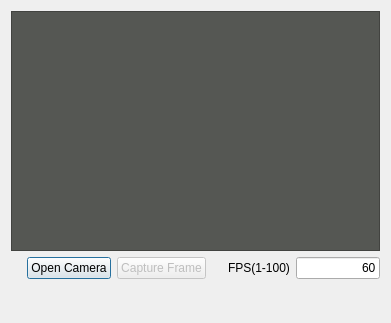
<?xml version="1.0" encoding="UTF-8"?>
<ui version="4.0">
 <class>CamDlg</class>
 <widget class="QDialog" name="CamDlg">
  <property name="geometry">
   <rect>
    <x>0</x>
    <y>0</y>
    <width>391</width>
    <height>323</height>
   </rect>
  </property>
  <property name="windowTitle">
   <string>TinyCam</string>
  </property>
  <layout class="QVBoxLayout" name="verticalLayout">
   <item>
    <widget class="QFrame" name="frame">
     <property name="minimumSize">
      <size>
       <width>320</width>
       <height>240</height>
      </size>
     </property>
     <property name="styleSheet">
      <string notr="true">background-color: rgb(85, 87, 83);</string>
     </property>
     <property name="frameShape">
      <enum>QFrame::StyledPanel</enum>
     </property>
     <property name="frameShadow">
      <enum>QFrame::Raised</enum>
     </property>
    </widget>
   </item>
   <item>
    <layout class="QHBoxLayout" name="horizontalLayout">
     <item>
      <spacer name="horizontalSpacer">
       <property name="orientation">
        <enum>Qt::Horizontal</enum>
       </property>
       <property name="sizeHint" stdset="0">
        <size>
         <width>40</width>
         <height>20</height>
        </size>
       </property>
      </spacer>
     </item>
     <item>
      <widget class="QPushButton" name="btnOpenCam">
       <property name="text">
        <string>Open Camera</string>
       </property>
       <property name="checkable">
        <bool>true</bool>
       </property>
      </widget>
     </item>
     <item>
      <widget class="QPushButton" name="btnCap">
       <property name="enabled">
        <bool>false</bool>
       </property>
       <property name="text">
        <string>Capture Frame</string>
       </property>
      </widget>
     </item>
     <item>
      <spacer name="horizontalSpacer_3">
       <property name="orientation">
        <enum>Qt::Horizontal</enum>
       </property>
       <property name="sizeHint" stdset="0">
        <size>
         <width>40</width>
         <height>20</height>
        </size>
       </property>
      </spacer>
     </item>
     <item>
      <layout class="QHBoxLayout" name="horizontalLayout_2">
       <item>
        <widget class="QLabel" name="label">
         <property name="text">
          <string>FPS(1-100)</string>
         </property>
        </widget>
       </item>
       <item>
        <widget class="QLineEdit" name="fpsEdit">
         <property name="text">
          <string>60</string>
         </property>
         <property name="alignment">
          <set>Qt::AlignRight|Qt::AlignTrailing|Qt::AlignVCenter</set>
         </property>
        </widget>
       </item>
      </layout>
     </item>
    </layout>
   </item>
   <item>
    <widget class="QLabel" name="statusLabel">
     <property name="minimumSize">
      <size>
       <width>0</width>
       <height>24</height>
      </size>
     </property>
     <property name="text">
      <string/>
     </property>
    </widget>
   </item>
  </layout>
 </widget>
 <resources/>
 <connections/>
</ui>
